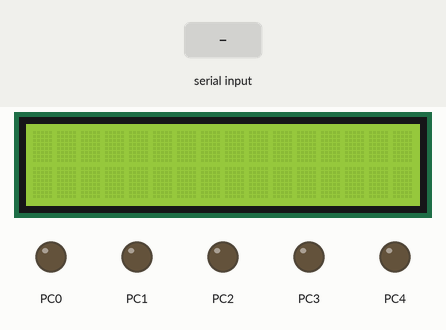
Simulated run of this program. Board: ATmega32, built with avr-gcc and emulated at 8 MHz. Parts: 16×2 character LCD, output pins drawn as LEDs (lit = HIGH). Wiring (inferred from the names in the program): character LCD (HD44780): RS PD2; R/W PD3; E PD4; data PB0, PB1, PB2, PB3, PB4, PB5, PB6, PB7. The test bench sets the inputs (shaded band). Pins used as bus, display or sensor lines are not drawn.

Above: at 1.2 s.
1.3 s: byte 1 (1) received over Serial
At 1.9 s:
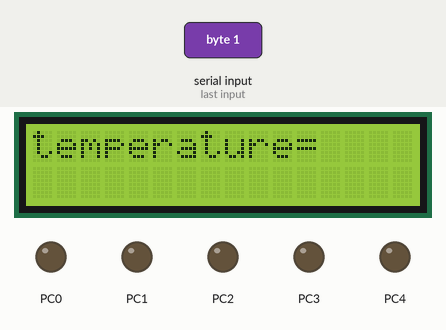
2.8 s: "1\n" received over Serial
At 3.3 s:
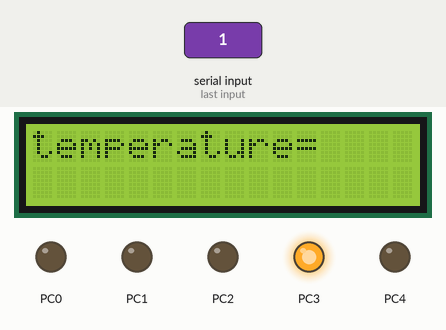
4.3 s: byte 2 (2) received over Serial
At 5.5 s:
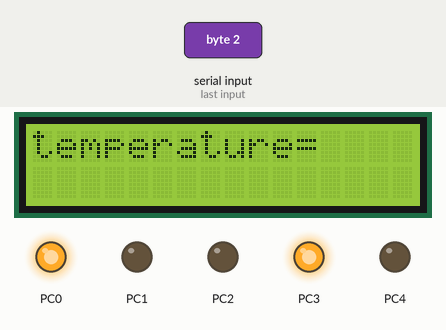
5.8 s: byte 4 (4) received over Serial
At 6.7 s:
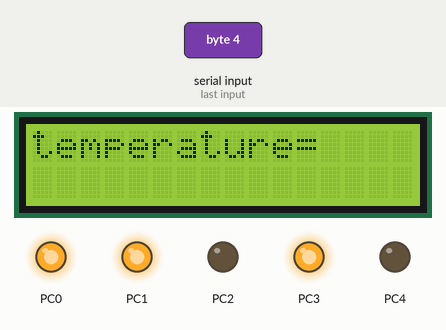
7.3 s: byte 3 (3) received over Serial
At 7.9 s:
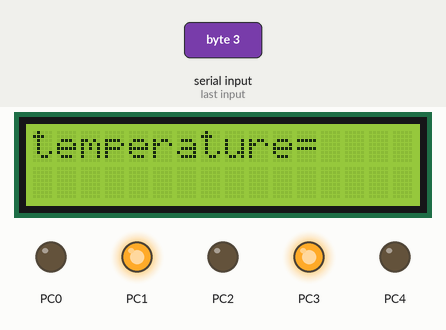
8.8 s: byte 6 (6) received over Serial
At 10.2 s:
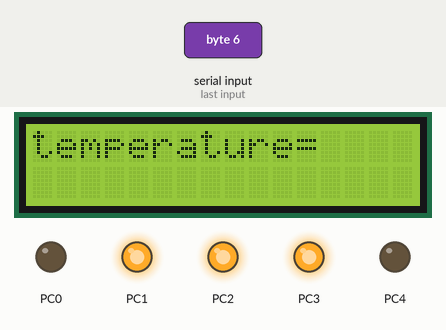
Timing chart, 0 to 11.3 s (numbered marks = the images above; inputs shaded):
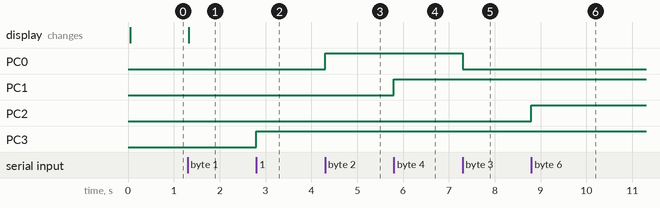

The program:

main.c
```c
#include "STD_TYPES.h"
#include "BIT_MATH.h"
#include "DIO.h"
#include "ADC.h"
#include "CLCD.h"
#include "UART.h"
#include <avr/io.h>

int main(void)
{

	unsigned short temperatue;
	u8 received_data;
	u16 Analogue_Value=0;
	// Set the direction for pins that connected master w slave with each other
	DIO_SetPinDirection(DIO_PORTD, DIO_PIN0, DIO_INPUT);
	DIO_SetPinDirection(DIO_PORTD, DIO_PIN1, DIO_OUTPUT);

	// Set the direction for the LDR as input
	DIO_SetPinDirection(DIO_PORTA, DIO_PIN1, DIO_INPUT);

	//LCD DATA DIRECTION
	DIO_SetPortDirection(CLCD_DATA_PORT, DIO_PORT_OUTPUT);

	//LCD CTRL DIRECTION
	DIO_SetPinDirection(CLCD_CTRL_PORT, DIO_PIN2, DIO_OUTPUT);
	DIO_SetPinDirection(CLCD_CTRL_PORT, DIO_PIN3, DIO_OUTPUT);
	DIO_SetPinDirection(CLCD_CTRL_PORT, DIO_PIN4, DIO_OUTPUT);

	// Set the direction for the LM35 as input
	DIO_SetPinDirection(DIO_PORTA, DIO_PIN0, DIO_INPUT);

	// Set the directions of the AC and heater
	DIO_SetPinDirection(DIO_PORTC, DIO_PIN3, DIO_OUTPUT);
	DIO_SetPinDirection(DIO_PORTC, DIO_PIN4, DIO_OUTPUT);
	CLCD_voidInitl();

	// Set the directions of the LEDs
	DIO_SetPinDirection(DIO_PORTC, DIO_PIN0, DIO_OUTPUT);
	DIO_SetPinDirection(DIO_PORTC, DIO_PIN1, DIO_OUTPUT);
	DIO_SetPinDirection(DIO_PORTC, DIO_PIN2, DIO_OUTPUT);
	// Initialize UART for receiving data
	UART_voidINIT_RX();

	ADC_vinit();
	while(1)
	{

		received_data=UART_u8RecieveData_RX();
		//received_data=UART_u8RecieveData_RX();
		if(received_data==1)
		{
			//converting digital reading to analog
			Analogue_Value=((ADC_u8GetChannelReading(ADC_u8_ADC_CHANNEL_1)*(5000UL))/256);

			//when light is low leds turn on automatically
			if(2500<Analogue_Value && Analogue_Value<=5000)
			{
				DIO_SetPinValue(DIO_PORTC,DIO_PIN0,DIO_HIGH);
				DIO_SetPinValue(DIO_PORTC,DIO_PIN1,DIO_HIGH);
				DIO_SetPinValue(DIO_PORTC,DIO_PIN2,DIO_HIGH);

			}
			//when light is high leds turn off automatically
			else if(0<=Analogue_Value && Analogue_Value<=2500)
			{
				DIO_SetPinValue(DIO_PORTC,DIO_PIN0,DIO_LOW);
				DIO_SetPinValue(DIO_PORTC,DIO_PIN1,DIO_LOW);
				DIO_SetPinValue(DIO_PORTC,DIO_PIN2,DIO_LOW);
			}

			else
			{
				//			DIO_SetPinValue(DIO_PORTC,DIO_PIN0,LOW);
				//			DIO_SetPinValue(DIO_PORTC,DIO_PIN1,LOW);
				//			DIO_SetPinValue(DIO_PORTC,DIO_PIN2,LOW);
			}

			//display temprature on the lcd
			CLCD_voidString("temperature=");

			//converting digital reading to analog (temperature degrees)
			temperatue=(ADC_u8GetChannelReading(ADC_u8_ADC_CHANNEL_0)*2);
			//if statement that checks if the temperature variable is less than 10
			if(temperatue<10)
			{
				// sets the cursor position on the LCD to the second row (row 1) and the first column (column 0)
				CLCD_voidGoTo_X_Y(1,0);
				//converts the digit to its ASCII equivalent
				CLCD_voidSendData((temperatue%10)+48);
				//sends the degree symbol (°) to the LCD
				CLCD_voidSendData(0xDF);
				CLCD_voidSendData('c');
			}
			else if( temperatue<100)
			{
				CLCD_voidGoTo_X_Y(1,0);

				//temperature % 10 calculates the remainder of the temperature when divided by 10.
				//+ 48 converts the digit to its ASCII equivalent, as characters in C are represented using ASCII values.
				CLCD_voidSendData((temperatue/10)+48);
				CLCD_voidSendData((temperatue%10)+48);
				CLCD_voidSendData(0XDF);
				CLCD_voidSendData('c');

				if(temperatue<20)
				{
					//heater turn on
					DIO_SetPinValue(DIO_PORTC,DIO_PIN4,DIO_HIGH);
				}
				else if (temperatue>30)
				{
					//AC turn on
					DIO_SetPinValue(DIO_PORTC,DIO_PIN3,DIO_HIGH);
				}
				else
				{
					//both turn off
					DIO_SetPinValue(DIO_PORTC,DIO_PIN3,DIO_LOW);
					DIO_SetPinValue(DIO_PORTC,DIO_PIN4,DIO_LOW);
				}
			}
			else
			{

			}


		}

		if(received_data==2)
		{
			//room 1 light turn on
			DIO_SetPinValue(DIO_PORTC, DIO_PIN0, DIO_HIGH);
		}
		if(received_data==3)
		{
			//room 1 light turn off
			DIO_SetPinValue(DIO_PORTC, DIO_PIN0, DIO_LOW);
		}
		if(received_data==4)
		{
			//room 2 light turn on
			DIO_SetPinValue(DIO_PORTC, DIO_PIN1, DIO_HIGH);
		}
		if(received_data==5)
		{
			//room 1 light turn off
			DIO_SetPinValue(DIO_PORTC, DIO_PIN1, DIO_LOW);
		}
		if(received_data==6)
		{
			//room 3 light turn on
			DIO_SetPinValue(DIO_PORTC, DIO_PIN2, DIO_HIGH);
		}
		if(received_data==7)
		{
			//room 1 light turn off
			DIO_SetPinValue(DIO_PORTC, DIO_PIN2, DIO_LOW);
		}
		if(received_data==8)
		{
			//heater turn on
			DIO_SetPinValue(DIO_PORTC, DIO_PIN4, DIO_HIGH);
		}
		if(received_data==9)
		{
			//heater turn off
			DIO_SetPinValue(DIO_PORTC, DIO_PIN4, DIO_LOW);
		}
		if(received_data==10)
		{
			//AC turn on
			DIO_SetPinValue(DIO_PORTC, DIO_PIN3, DIO_HIGH);
		}
		if(received_data==11)
		{
			//AC turn off
			DIO_SetPinValue(DIO_PORTC, DIO_PIN3, DIO_LOW);
		}

	}
}
```

ADC.c
```c
#include"STD_TYPES.h"
#include"BIT_MATH.h"
#include <avr/io.h>
#include"ADC.h"

// Function to initialize the ADC module
void ADC_vinit(void)
{
    // Set the reference voltage to AVCC with external capacitor at AREF pin
    SET_BIT(ADMUX, ADMUX_REFS0);
    CLR_BIT(ADMUX, ADMUX_REFS1);

    // Left adjust the result (8-bit resolution)
    SET_BIT(ADMUX, ADMUX_ADLAR);

    // Set the ADC prescaler to 128 for slower conversion speed but higher accuracy
    SET_BIT(ADCSRA, ADCSRA_ADPS2);
    SET_BIT(ADCSRA, ADCSRA_ADPS1);
    SET_BIT(ADCSRA, ADCSRA_ADPS0);

    // Enable the ADC module
    SET_BIT(ADCSRA, ADCSRA_ADEN);
}

// Function to read the ADC value from a specified channel
u8 ADC_u8GetChannelReading(u8 Copy_u8Channel)
{
    // Clear the MUX bits in ADMUX to select the channel
    ADMUX &= 0b11100000;
    ADMUX |= Copy_u8Channel; // Set the specified channel

    // Start the ADC conversion by setting the ADSC bit
    SET_BIT(ADCSRA, ADCSRA_ADSC);

    // Wait for the conversion to complete (ADIF flag to be set)
    while ((GET_BIT(ADCSRA, ADCSRA_ADIF)) == 0);

    // Clear the ADC interrupt flag (ADIF)
    SET_BIT(ADCSRA, ADCSRA_ADIF);

    // Return the 8-bit ADC result from the high register (ADCH)
    return ADCH;
}
```

ADC.h
```c
#ifndef ADC_H_
#define ADC_H_

/* ADC Channel Configuration */
#define ADC_u8_ADC_CHANNEL_0    0
#define ADC_u8_ADC_CHANNEL_1    1
#define ADC_u8_ADC_CHANNEL_2    2
#define ADC_u8_ADC_CHANNEL_3    3
#define ADC_u8_ADC_CHANNEL_4    4
#define ADC_u8_ADC_CHANNEL_5    5
#define ADC_u8_ADC_CHANNEL_6    6
#define ADC_u8_ADC_CHANNEL_7    7

/* ADC Configuration Bits */
#define ADMUX_REFS1     7 // Reference Voltage Bit 1
#define ADMUX_REFS0     6 // Reference Voltage Bit 0
#define ADMUX_ADLAR     5 // ADC Left Adjust Result Bit

#define ADCSRA_ADEN     7 // ADC Enable Bit
#define ADCSRA_ADSC     6 // ADC Start Conversion Bit
#define ADCSRA_ADATE    5 // ADC Auto-Trigger Enable Bit
#define ADCSRA_ADIF     4 // ADC Interrupt Flag Bit
#define ADCSRA_ADIE     3 // ADC Interrupt Enable Bit
#define ADCSRA_ADPS2    2 // ADC Prescaler Bit 2
#define ADCSRA_ADPS1    1 // ADC Prescaler Bit 1
#define ADCSRA_ADPS0    0 // ADC Prescaler Bit 0

/* Function Prototypes */
void ADC_vinit(void); // Function to initialize the ADC module
u8 ADC_u8GetChannelReading(u8 Copy_u8Channel); // Function to read ADC value from a specified channel

#endif /* ADC_H_ */
```

UART.c
```c
#include "STD_TYPES.h"
#include "BIT_MATH.h"
#include "UART.h"
#include "DIO.h"
#include <avr/io.h>

void UART_voidINIT_RX(void){
	/* 1 Stop Bit */
	CLR_BIT(UCSRC,UCSRC_USBS);

	/* 8 bit Data */
	SET_BIT(UCSRC,UCSRC_UCSZ0);
	SET_BIT(UCSRC,UCSRC_UCSZ1);
	CLR_BIT(UCSRB,UCSRB_UCSZ2);

	/* No Parity */
	CLR_BIT(UCSRC,UCSRC_UPM0);
	CLR_BIT(UCSRC,UCSRC_UPM1);

	/* Asynchronous Operation */
	CLR_BIT(UCSRC,UCSRC_UMSEL);

	/* Set Baud Rate */
	UBRRL = 51;
	UBRRH = 0;

	/* Enable RX, TX */
	SET_BIT(UCSRB,UCSRB_TXEN);
	SET_BIT(UCSRB,UCSRB_RXEN);

}

void UART_voidSendData_RX(u8 Data_u8Copy){

	/* Wait Flag UDRE to finish */ /* Register Empty or Not */
	while(GET_BIT(UCSRA,UCSRA_UDRE) == 0);
	UDR = Data_u8Copy;
}

u8 UART_u8RecieveData_RX(void){

	while(GET_BIT(UCSRA,UCSRA_RXC) == 0);
	return UDR ;
}
```

UART.h
```c
#ifndef UART_H_
#define UART_H_

/* Pin Configuration */
#define UCSRA_RXC   7 // USART Receive Complete
#define UCSRA_TXC   6 // USART Transmit Complete
#define UCSRA_UDRE  5 // USART Data Register Empty
#define UCSRA_FE    4 // Frame Error
#define UCSRA_DOR   3 // Data OverRun
#define UCSRA_PE    2 // Parity Error
#define UCSRA_U2X   1 // Double the USART Transmission Speed
#define UCSRA_MPCM  0 // Multi-processor Communication Mode

#define UCSRB_RXCIE 7 // RX Complete Interrupt Enable
#define UCSRB_TXCIE 6 // TX Complete Interrupt Enable
#define UCSRB_UDRIE 5 // USART Data Register Empty Interrupt Enable
#define UCSRB_RXEN  4 // Receiver Enable
#define UCSRB_TXEN  3 // Transmitter Enable
#define UCSRB_UCSZ2 2 // Character Size
#define UCSRB_RXB8  1 // Receive Data Bit 8
#define UCSRB_TXB8  0 // Transmit Data Bit 8


#define UCSRC_URSEL 7 // Register Select
#define UCSRC_UMSEL 6 // USART Mode Select
#define UCSRC_UPM1  5 // Parity Mode
#define UCSRC_UPM0  4 // Parity Mode
#define UCSRC_USBS  3 // Stop Bit Select
#define UCSRC_UCSZ1 2 // Character Size
#define UCSRC_UCSZ0 1 // Character Size
#define UCSRC_UCPOL 0 // Clock Polarity

void UART_voidINIT_RX(void);
void UART_voidSendData_RX(u8 Data_u8Copy);
u8 UART_u8RecieveData_RX(void);
#endif /* UART_H_ */
```

CLCD.c
```c
#include"STD_TYPES.h"
#include"BIT_MATH.h"
#include"DIO.h"
#include <avr/io.h>
#include <util/delay.h>
#include "CLCD.h"

void CLCD_voidSendCommand(u8 Copy_u8Command){
    // Set RS (Register Select) and RW (Read/Write) pins to control mode
    DIO_SetPinValue(CLCD_CTRL_PORT, CLCD_RS_PIN, DIO_LOW);
    DIO_SetPinValue(CLCD_CTRL_PORT, CLCD_RW_PIN, DIO_LOW);

    // Set the data bus to the specified command
    DIO_SetPortValue(CLCD_DATA_PORT, Copy_u8Command);

    // Toggle the E (Enable) pin to execute the command
    DIO_SetPinValue(CLCD_CTRL_PORT, CLCD_E_PIN, DIO_HIGH);
    _delay_ms(2); // Delay for stability
    DIO_SetPinValue(CLCD_CTRL_PORT, CLCD_E_PIN, DIO_LOW);
}

void CLCD_voidSendData(u8 Copy_u8Data){
    // Set RS to data mode and RW to write mode
    DIO_SetPinValue(CLCD_CTRL_PORT, CLCD_RS_PIN, DIO_HIGH);
    DIO_SetPinValue(CLCD_CTRL_PORT, CLCD_RW_PIN, DIO_LOW);

    // Set the data bus to the specified data
    DIO_SetPortValue(CLCD_DATA_PORT, Copy_u8Data);

    // Toggle the E (Enable) pin to send the data
    DIO_SetPinValue(CLCD_CTRL_PORT, CLCD_E_PIN, DIO_HIGH);
    _delay_ms(2); // Delay for stability
    DIO_SetPinValue(CLCD_CTRL_PORT, CLCD_E_PIN, DIO_LOW);
}

void CLCD_voidInitl(void){
    _delay_ms(40); // Delay for LCD initialization
    CLCD_voidSendCommand(0b00111000); // Function Set (8-bit mode, 2 lines, 5x8 font)
    CLCD_voidSendCommand(0b00001100); // Display ON, Cursor OFF, Blink OFF
    CLCD_voidSendCommand(1); // Clear Display and Return Home
}

void CLCD_voidString(const char* Copy_pcSrting){
    u8 x = 0;
    while (Copy_pcSrting[x] != 0) {
        // Send each character in the string to the LCD
        CLCD_voidSendData(Copy_pcSrting[x]);
        x++;
    }
}

void CLCD_voidGoTo_X_Y(u8 Copy_u8Xpos, u8 Copy_u8Ypos){
    u8 Local_u8Address;
    if (Copy_u8Xpos == 0) {
        Local_u8Address = Copy_u8Ypos;
    } else if (Copy_u8Xpos == 1) {
        Local_u8Address = Copy_u8Ypos + 0x40;
    }
    // Send a command to set the cursor position
    CLCD_voidSendCommand(Local_u8Address + 128);
}

void CLCD_voidLCD_Clear(void){
    // Send a command to clear the display
    CLCD_voidSendCommand(1);
}
```

CLCD.h
```c
#ifndef CLCD_H_
#define CLCD_H_

// Define the data and control ports for the CLCD
#define CLCD_DATA_PORT DIO_PORTB
#define CLCD_CTRL_PORT DIO_PORTD

// Define the pins for RS (Register Select), RW (Read/Write), and E (Enable)
#define CLCD_RS_PIN DIO_PIN2
#define CLCD_RW_PIN DIO_PIN3
#define CLCD_E_PIN DIO_PIN4

// Function prototypes for the CLCD driver functions
void CLCD_voidSendCommand(u8 Copy_u8Command);
void CLCD_voidSendData(u8 Copy_u8Data);
void CLCD_voidInitl(void);
void CLCD_voidString(const char* Copy_pcSrting);
void CLCD_voidGoTo_X_Y(u8 Copy_u8Xposition, u8 Copy_u8Yposition);
void CLCD_voidLCD_Clear(void);

#endif /* CLCD_H_ */
```

BIT_MATH.h
```c
#ifndef BIT_MATH_H
#define BIT_MATH_H

// set a specific bit in a register
#define SET_BIT(reg, bit)        ((reg) |= (1UL << (bit)))

// clear a specific bit in a register
#define CLR_BIT(reg, bit)        ((reg) &= ~(1UL << (bit)))

// toggle a specific bit in a register
#define TOGGLE_BIT(reg, bit)    ((reg) ^= (1UL << (bit)))

// get the value of a specific bit in a register
#define GET_BIT(reg, bit)       (((reg) >> (bit)) & 1U)

#endif
```

DIO.c
```c
#include"STD_TYPES.h"
#include"BIT_MATH.h"
#include"DIO.h"
#include <avr/io.h>
#include <util/delay.h>

// Function to set the direction (input/output) of a specific pin in a port
void DIO_SetPinDirection(u8 u8PortIDcopy, u8 u8PinIDcopy, u8 u8PinDircopy) {
    if ((u8PortIDcopy <= DIO_PORTD) && (u8PinIDcopy <= DIO_PIN7)) {
        if (u8PinDircopy == DIO_OUTPUT) {
            switch (u8PortIDcopy) {
                case DIO_PORTA: SET_BIT(DDRA, u8PinIDcopy); break;
                case DIO_PORTB: SET_BIT(DDRB, u8PinIDcopy); break;
                case DIO_PORTC: SET_BIT(DDRC, u8PinIDcopy); break;
                case DIO_PORTD: SET_BIT(DDRD, u8PinIDcopy); break;
            }
        } else if (u8PinDircopy == DIO_INPUT) {
            switch (u8PortIDcopy) {
                case DIO_PORTA: CLR_BIT(DDRA, u8PinIDcopy); break;
                case DIO_PORTB: CLR_BIT(DDRB, u8PinIDcopy); break;
                case DIO_PORTC: CLR_BIT(DDRC, u8PinIDcopy); break;
                case DIO_PORTD: CLR_BIT(DDRD, u8PinIDcopy); break;
            }
        } else {}
    }
}

// Function to set the direction (input/output) of an entire port
void DIO_SetPortDirection(u8 u8PortIDcopy, u8 u8PortDircopy) {
    switch (u8PortIDcopy) {
        case DIO_PORTA: DDRA = u8PortDircopy; break;
        case DIO_PORTB: DDRB = u8PortDircopy; break;
        case DIO_PORTC: DDRC = u8PortDircopy; break;
        case DIO_PORTD: DDRD = u8PortDircopy; break;
    }
}

// Function to set the value (high/low) of a specific pin in a port
void DIO_SetPinValue(u8 u8PortIDcopy, u8 u8PinIDcopy, u8 u8PinValuecopy) {
    if ((u8PortIDcopy <= DIO_PORTD) && (u8PinIDcopy <= DIO_PIN7)) {
        if (u8PinValuecopy == DIO_HIGH) {
            switch (u8PortIDcopy) {
                case DIO_PORTA: SET_BIT(PORTA, u8PinIDcopy); break;
                case DIO_PORTB: SET_BIT(PORTB, u8PinIDcopy); break;
                case DIO_PORTC: SET_BIT(PORTC, u8PinIDcopy); break;
                case DIO_PORTD: SET_BIT(PORTD, u8PinIDcopy); break;
            }
        } else if (u8PinValuecopy == DIO_LOW) {
            switch (u8PortIDcopy) {
                case DIO_PORTA: CLR_BIT(PORTA, u8PinIDcopy); break;
                case DIO_PORTB: CLR_BIT(PORTB, u8PinIDcopy); break;
                case DIO_PORTC: CLR_BIT(PORTC, u8PinIDcopy); break;
                case DIO_PORTD: CLR_BIT(PORTD, u8PinIDcopy); break;
            }
        } else {}
    }
}

// Function to set the value (high/low) of an entire port
void DIO_SetPortValue(u8 u8PortIDcopy, u8 u8PortValuecopy) {
    switch (u8PortIDcopy) {
        case DIO_PORTA: PORTA = u8PortValuecopy; break;
        case DIO_PORTB: PORTB = u8PortValuecopy; break;
        case DIO_PORTC: PORTC = u8PortValuecopy; break;
        case DIO_PORTD: PORTD = u8PortValuecopy; break;
    }
}

// Function to read the value (high/low) of a specific pin in a port
u8 DIO_GetPinValue(u8 u8PortIDcopy, u8 u8PinIDcopy) {
    u8 u8ResultLocal;
    if ((u8PortIDcopy <= DIO_PORTD) && (u8PinIDcopy <= DIO_PIN7)) {
        switch (u8PortIDcopy) {
            case DIO_PORTA: u8ResultLocal = GET_BIT(PINA, u8PinIDcopy); break;
            case DIO_PORTB: u8ResultLocal = GET_BIT(PINB, u8PinIDcopy); break;
            case DIO_PORTC: u8ResultLocal = GET_BIT(PINC, u8PinIDcopy); break;
            case DIO_PORTD: u8ResultLocal = GET_BIT(PIND, u8PinIDcopy); break;
        }
    } else {
        u8ResultLocal = 0; // Return 0 for invalid input
    }
    return u8ResultLocal;
}
```

DIO.h
```c
#ifndef DIO_H_
#define DIO_H_

// Define the available port IDs
#define DIO_PORTA 0
#define DIO_PORTB 1
#define DIO_PORTC 2
#define DIO_PORTD 3

// Define the available pin IDs
#define DIO_PIN0 0
#define DIO_PIN1 1
#define DIO_PIN2 2
#define DIO_PIN3 3
#define DIO_PIN4 4
#define DIO_PIN5 5
#define DIO_PIN6 6
#define DIO_PIN7 7

// Define input and output directions
#define DIO_INPUT 0
#define DIO_OUTPUT 1

// Define high and low logic levels
#define DIO_HIGH 1
#define DIO_LOW 0

// Define default values for port and pin directions
#define DIO_PORT_INPUT   0
#define DIO_PORT_OUTPUT  0xFF

#define DIO_PIN_HIGH  1
#define DIO_PIN_LOW   0

#define DIO_PORT_HIGH  0xFF
#define DIO_PORT_LOW   0

// Function prototypes for DIO driver functions
void DIO_SetPortDirection(u8 u8PortIdCopy, u8 u8PortDirCopy);
void DIO_SetPinDirection(u8 u8PortIdCopy, u8 u8PinIdCopy, u8 u8PinDirCopy);
void DIO_SetPortValue(u8 u8PortIdCopy, u8 u8PortValCopy);
void DIO_SetPinValue(u8 u8PortIdCopy, u8 u8PinIdCopy, u8 u8PinValCopy);
u8 DIO_GetPinValue(u8 u8PortIdCopy, u8 u8PinIdCopy);

#endif /* DIO_H_ */
```

STD_TYPES.h
```c
#ifndef STD_TYPES_H_
#define STD_TYPES_H_

/*Types For unsigned Data [1 Byte : 4 Bytes]*/
typedef unsigned char        u8  ;
typedef unsigned short int   u16 ;
typedef unsigned long  int   u32 ;

/*Types For signed Data [1 Byte : 4 Bytes]*/
typedef signed char        s8  ;
typedef signed short int   s16 ;
typedef signed long  int   s32 ;

/*Types For Float Data [4 Byte : 8 Bytes]*/
typedef float              f32 ;
typedef double             f64 ;
typedef long double        f96;

#endif
```

Measured:
- after the input at 1.3 s, the display: changes at once (image 1)
- after the input at 2.8 s, PC3: LOW → HIGH at once
- after the input at 4.3 s, PC0: LOW → HIGH at once
- after the input at 5.8 s, PC1: LOW → HIGH at once
- after the input at 7.3 s, PC0: HIGH → LOW at once
- after the input at 8.8 s, PC2: LOW → HIGH at once
